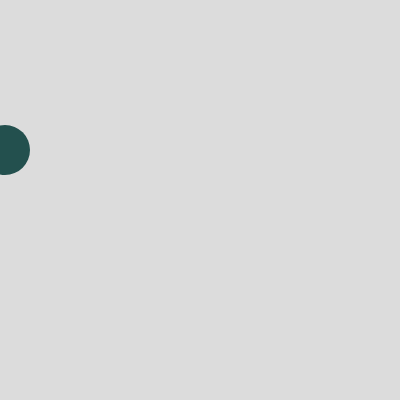
Frame 1 (no input)
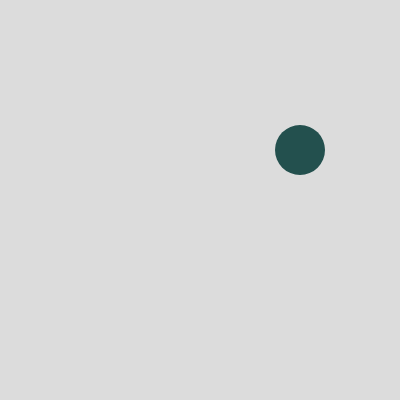
Frame 60 (no input)
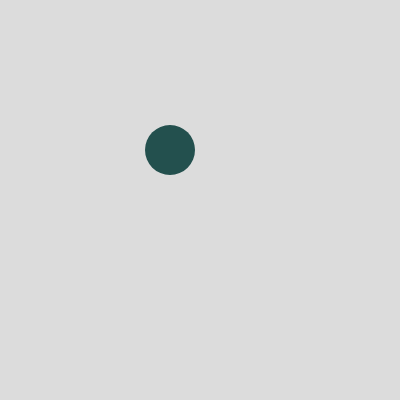
Frame 120 (the mouse pressed at the canvas centre since frame 60)

The p5.js sketch that drew these frames (run headless with seeded random() and noise() and a simulated clock; from frame 60 on, the mouse is pressed at the canvas centre):

// p5.js sketch
// ── sketch.js
var myBall;

function setup() {
    createCanvas(400, 400);
    
    myBall = new ball();
  
    console.log(myBall);  
}

function draw() {
  background(220);
  
  myBall.move();
  myBall.display(); 
  myBall.bounce();
  
}
// ── ball.js
class ball
{
    constructor()
    {
        // Create a new ball with a default
        // x, y, size, and speed
        this.x = 0;
        this.y = 150;
        this.size = 50;
        this.speed = 5;
    }

    move()
    {
        // Move right based on the speed
        this.x = this.x + this.speed;
    }
    
    bounce()
{
      if(this.x > 380 || this.x <0){
      this.speed = - this.speed;
      }
}
    
    display()
    {
        push();
        fill(35, 80, 78);
        noStroke();
        ellipse(this.x, this.y, this.size, this.size);
        pop();
    }
}
